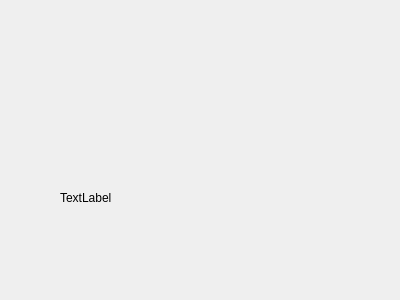
<?xml version="1.0" encoding="UTF-8"?>
<ui version="4.0">
 <class>Form</class>
 <widget class="QWidget" name="Form">
  <property name="geometry">
   <rect>
    <x>0</x>
    <y>0</y>
    <width>400</width>
    <height>300</height>
   </rect>
  </property>
  <property name="windowTitle">
   <string>Form</string>
  </property>
  <widget class="QLabel" name="label">
   <property name="geometry">
    <rect>
     <x>60</x>
     <y>190</y>
     <width>131</width>
     <height>16</height>
    </rect>
   </property>
   <property name="text">
    <string>TextLabel</string>
   </property>
  </widget>
 </widget>
 <resources/>
 <connections/>
</ui>
